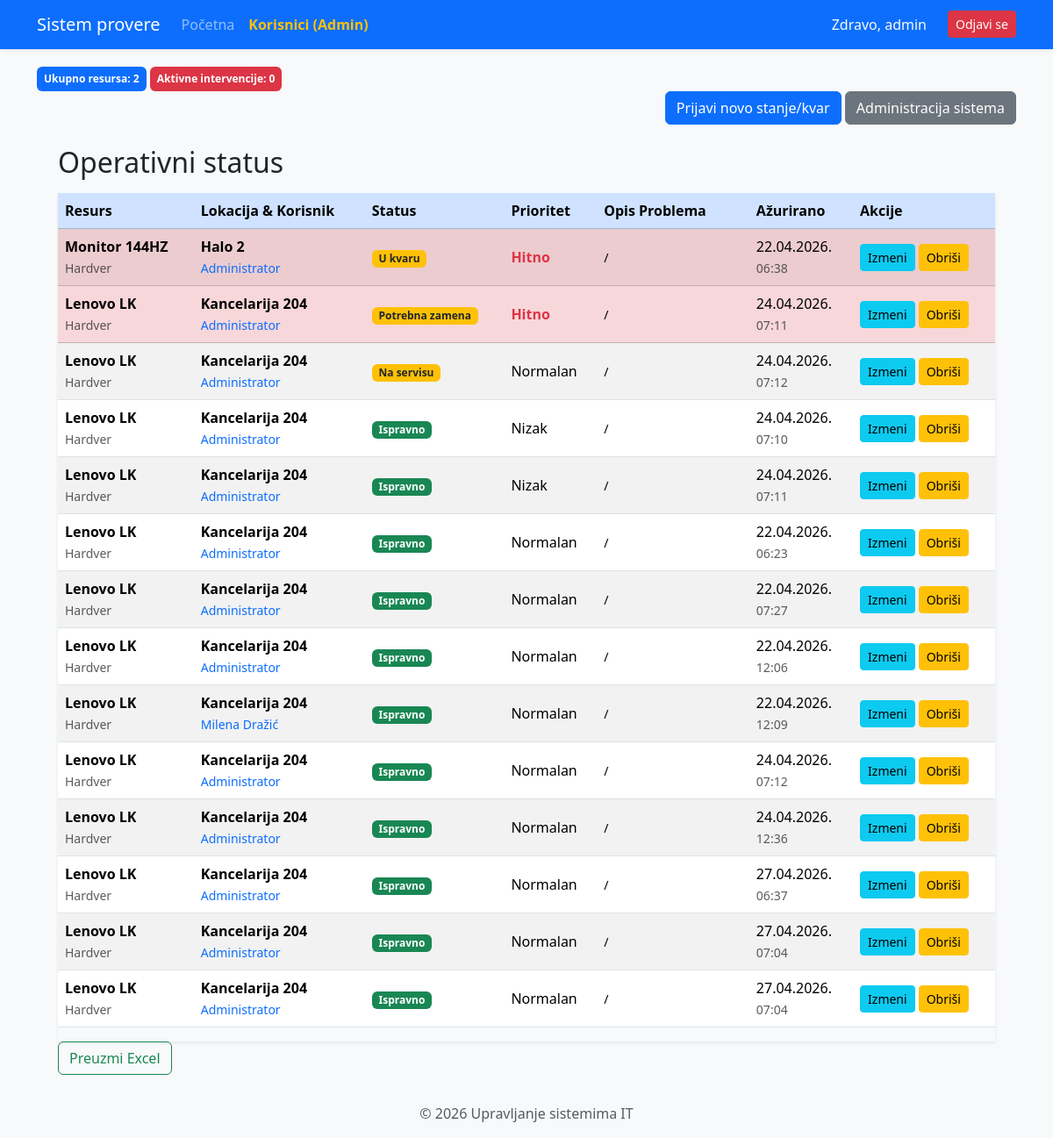
Page / (signed in) on the earlier database version.
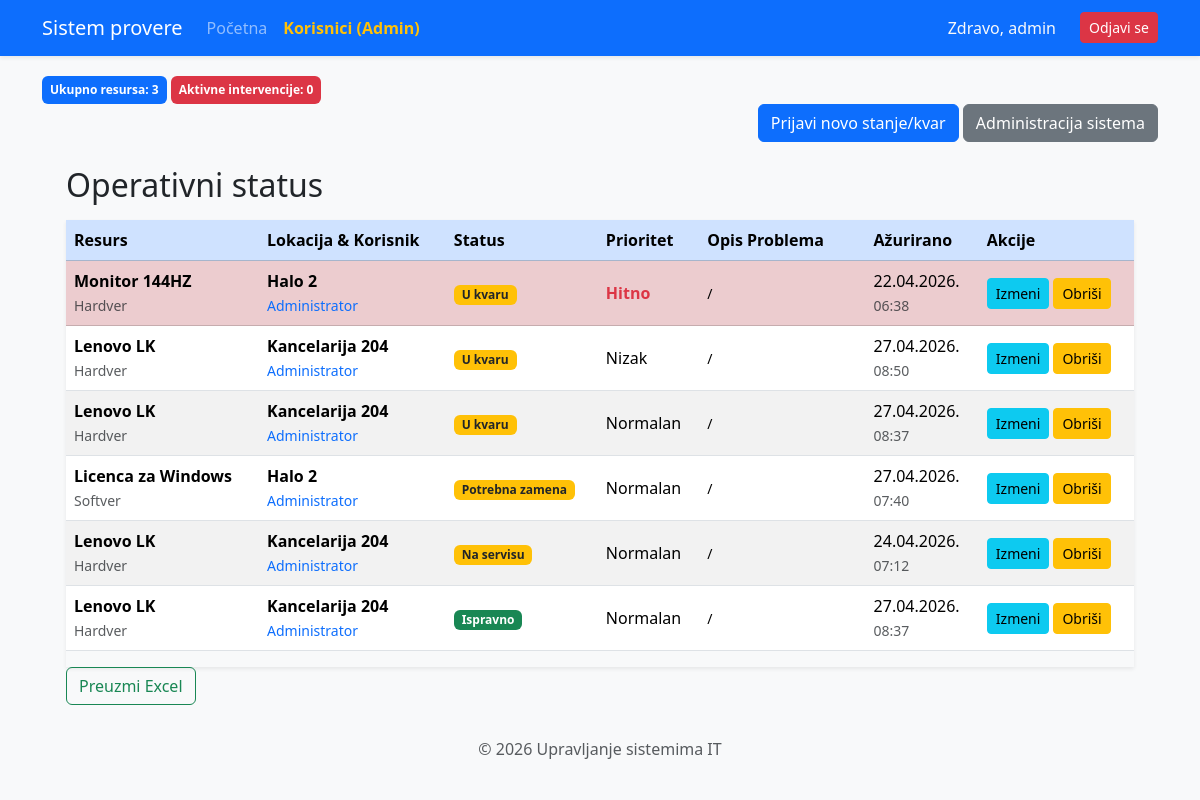
Same page on the later database version.
### alchemy_classes.py (models this page shows)
class User(db.Model, UserMixin):
    __tablename__ = "user"
    id: Mapped[int] = mapped_column(Integer, primary_key=True)
    username: Mapped[str] = mapped_column(String(20), unique=True, nullable=False)
    password: Mapped[str] = mapped_column(String(100), nullable=False)
    ime_prezime: Mapped[str] = mapped_column(String(100), nullable=True)
    uloga: Mapped[str] = mapped_column(String(10), default="user")
    zaduzeni_statusi: Mapped[list["StatusResursa"]] = relationship("StatusResursa", back_populates="korisnik")

class StatusResursa(db.Model):
    __tablename__ = "status_resursa"
    id: Mapped[int] = mapped_column(Integer, primary_key=True)
    resurs_id: Mapped[int] = mapped_column(ForeignKey("resurs.id"), nullable=False)
    lokacija_id: Mapped[int] = mapped_column(ForeignKey("lokacija.id"), nullable=False)
    korisnik_id: Mapped[int] = mapped_column(ForeignKey("user.id"), nullable=False) # VEZA SA KORISNIKOM!
    kolicina: Mapped[int] = mapped_column(Integer, default=1)
    status_kvara: Mapped[str] = mapped_column(String(50))
    prioritet: Mapped[str] = mapped_column(String(20))
    opis_problema: Mapped[str] = mapped_column(String(50), nullable=True)
    datum_prijave: Mapped[datetime] = mapped_column(DateTime, default=datetime.utcnow)
    resurs: Mapped["Resurs"] = relationship("Resurs", back_populates="statusi")
    lokacija: Mapped["Lokacija"] = relationship("Lokacija", back_populates="izvestaji")
    korisnik: Mapped["User"] = relationship("User", back_populates="zaduzeni_statusi")

class Resurs(db.Model):
    __tablename__ = "resurs"
    id: Mapped[int] = mapped_column(Integer, primary_key=True)
    naziv: Mapped[str] = mapped_column(String(100), nullable=False)
    tip: Mapped[str] = mapped_column(String(50))
    serijski_broj: Mapped[str] = mapped_column(String(100), unique=True)
    godina_nabavke: Mapped[int] = mapped_column(Integer)
    statusi: Mapped[list["StatusResursa"]] = relationship("StatusResursa", back_populates="resurs")

class Lokacija(db.Model):
    __tablename__ = "lokacija"
    id: Mapped[int] = mapped_column(Integer, primary_key=True)
    naziv: Mapped[str] = mapped_column(String(100), nullable=False)
    sprat: Mapped[str] = mapped_column(String(50), nullable=True)
    odgovorno_lice: Mapped[str] = mapped_column(String(100))
    izvestaji: Mapped[list["StatusResursa"]] = relationship("StatusResursa", back_populates="lokacija")

### main.py (the view)
@app.route('/')
@login_required
def home():
    total_resursa = Resurs.query.count()
    aktivni_kvarovi = StatusResursa.query.filter(StatusResursa.status_kvara != 'Ispravno').count()
    hitni_zadaci = StatusResursa.query.filter_by(prioritet='Hitno').count()
    svi_resursi = db.session.execute(db.select(Resurs)).scalars().all()
    upit_stanja = db.select(StatusResursa).join(Resurs).join(Lokacija).order_by(
        StatusResursa.status_kvara.desc(),
        StatusResursa.prioritet.asc()
    )
    sva_stanja = db.session.execute(upit_stanja).scalars().all()
    return render_template("index.html", stanja=sva_stanja, resursi=svi_resursi, naslov="Glavni Dashboard")

### main.py (called while the page is built)
@login_manager.user_loader
def load_user(user_id):
    return db.get_or_404(User, user_id)

### templates/index.html (shortened to what this page needs)
{% extends "base.html" %}
{% block content %}
<div class="mb-3">
    <span class="badge bg-primary p-2">Ukupno resursa: {{ resursi|length }}</span>
    <span class="badge bg-danger p-2">Aktivne intervencije: {{ statusi|length }}</span>
    <div class="mb-3 text-end">
        <a class="btn btn-primary" href="{{ url_for('add_status') }}">Prijavi novo stanje/kvar</a>
        <a class="btn btn-secondary" href="{{ url_for('admin_page') }}">Administracija sistema</a>
</div>
<div class="jumbotron">
    <div class="container-fluid px-4"> <h2 class="mt-4">Operativni status</h2>
        <div class="table-responsive mt-3 shadow-sm">
            <table class="table table-striped table-hover align-middle">
                <thead>
                    <tr class="table-primary">
                        <th scope="col">Resurs</th>
                        <th scope="col">Lokacija & Korisnik</th>
                        <th scope="col">Status</th>
                        <th scope="col">Prioritet</th>
                        <th scope="col" style="min-width: 150px;">Opis Problema</th>
                        <th scope="col">Ažurirano</th>
                        <th scope="col">Akcije</th>
                    </tr>
                </thead>
                <tbody>
                    {% for s in stanja %}
                    <tr class="{% if s.prioritet == 'Hitno' %}table-danger{% endif %}">
                        <td>
                            <strong>{{ s.resurs.naziv }}</strong> <br>
                            <small class="text-muted">{{ s.resurs.tip }}</small>
                        </td>
                        <td>
                            <strong>{{ s.lokacija.naziv }}</strong> <br>
                            <small class="text-primary">
                                {% if s.korisnik %}
                                    {{ s.korisnik.ime_prezime }}
                                {% else %}
                                    <span class="text-muted italic">Nije dodeljeno</span>
                                {% endif %}
                            </small>
                        </td>
                        <td>
                            <span class="badge {% if s.status_kvara == 'Ispravno' %}bg-success{% else %}bg-warning text-dark{% endif %}">
                                {{ s.status_kvara }}
                            </span>
                        </td>
                        <td>
                            {% if s.prioritet == 'Hitno' %}
                                <span class="text-danger fw-bold"> {{ s.prioritet }}</span>
                            {% else %}
                                {{ s.prioritet }}
                            {% endif %}
                        </td>
                        <td><small>{{ s.opis_problema or "/" }}</small></td>
                        <td style="white-space: nowrap;">{{ s.datum_prijave.strftime('%d.%m.%Y.') }}<br>
                            <small class="text-muted">{{ s.datum_prijave.strftime('%H:%M') }}</small>
                        </td>
                        <td>
                            <div class="d-flex gap-1">
                                <a class="btn btn-sm btn-info" href="{{ url_for('add_status', id=s.id) }}">
                                    Izmeni
                                </a>
                                <a class="btn btn-sm btn-warning"
                                   href="{{ url_for('delete_status', status_id=s.id) }}"
                                   onclick="return confirm('Da li ste sigurni da želite da obrišete ovaj status?')">
                                    Obriši
                                </a>
                            </div>
                        </td>
                    </tr>
                    {% endfor %}
                </tbody>
            </table>
        </div>
            <a class="btn btn-outline-success" href="{{ url_for('export_excel') }}">
                 Preuzmi Excel
            </a>
        </div>
    </div>
</div>
{% endblock %}

### templates/base.html (shortened to what this page needs)
<!DOCTYPE html>
<html lang="sr">
<head>
    {{ bootstrap.load_css() }}
</head>
<body>
    <nav class="navbar navbar-expand-lg navbar-dark bg-primary shadow-sm">
        <div class="container">
            <a class="navbar-brand" href="{{ url_for('home') }}"> Sistem provere</a>
            <div class="collapse navbar-collapse" id="navbarNav">
                <ul class="navbar-nav me-auto">
                    <li class="nav-item">
                        <a class="nav-link" href="{{ url_for('home') }}">Početna</a>
                    </li>
                    {% if current_user.is_authenticated and current_user.uloga == 'admin' %}
                    <li class="nav-item">
                        <a class="nav-link fw-bold text-warning" href="{{ url_for('admin_panel') }}"> Korisnici (Admin)</a>
                    </li>
                    {% endif %}
                </ul>
                <ul class="navbar-nav ms-auto">
                    {% if current_user.is_authenticated %}
                        <li class="nav-item">
                            <span class="nav-link text-light">Zdravo, {{ current_user.username }}</span>
                        </li>
                        <li class="nav-item">
                            <a class="btn btn-danger btn-sm ms-lg-3 mt-1" href="{{ url_for('logout') }}">Odjavi se</a>
                        </li>
                    {% else %}
                        <li class="nav-item">
                            <a class="nav-link" href="{{ url_for('login') }}">Prijava</a>
                        </li>
                    {% endif %}
                </ul>
            </div>
        </div>
    </nav>
    <div class="container">
        {% block content %}{% endblock %}
    </div>
    <footer class="footer mt-auto py-3 bg-light text-center">
        <div class="container">
            <span class="text-muted">© 2026 Upravljanje sistemima IT</span>
        </div>
    </footer>
</body>
</html>
</html>

### templates/base.html (style rules this page uses)
body { background-color: #f8f9fa; }
.navbar { margin-bottom: 20px; }
.footer { margin-top: 40px; padding: 20px; background: #eee; text-align: center; }

Differences in the rows shown:
removed StatusResursa: resurs.naziv "Lenovo LK", resurs.tip "Hardver", lokacija.naziv "Kancelarija 204", korisnik.ime_prezime "Administrator", status_kvara "Potrebna zamena", prioritet "Hitno", opis_problema "/", datum_prijave "24.04.2026.", datum_prijave "07:11"
removed StatusResursa: resurs.naziv "Lenovo LK", resurs.tip "Hardver", lokacija.naziv "Kancelarija 204", korisnik.ime_prezime "Administrator", status_kvara "Ispravno", prioritet "Nizak", opis_problema "/", datum_prijave "24.04.2026.", datum_prijave "07:10"
removed StatusResursa: resurs.naziv "Lenovo LK", resurs.tip "Hardver", lokacija.naziv "Kancelarija 204", korisnik.ime_prezime "Administrator", status_kvara "Ispravno", prioritet "Nizak", opis_problema "/", datum_prijave "24.04.2026.", datum_prijave "07:11"
removed StatusResursa: resurs.naziv "Lenovo LK", resurs.tip "Hardver", lokacija.naziv "Kancelarija 204", korisnik.ime_prezime "Administrator", status_kvara "Ispravno", prioritet "Normalan", opis_problema "/", datum_prijave "22.04.2026.", datum_prijave "06:23"
removed StatusResursa: resurs.naziv "Lenovo LK", resurs.tip "Hardver", lokacija.naziv "Kancelarija 204", korisnik.ime_prezime "Administrator", status_kvara "Ispravno", prioritet "Normalan", opis_problema "/", datum_prijave "22.04.2026.", datum_prijave "07:27"
removed StatusResursa: resurs.naziv "Lenovo LK", resurs.tip "Hardver", lokacija.naziv "Kancelarija 204", korisnik.ime_prezime "Administrator", status_kvara "Ispravno", prioritet "Normalan", opis_problema "/", datum_prijave "22.04.2026.", datum_prijave "12:06"
removed StatusResursa: resurs.naziv "Lenovo LK", resurs.tip "Hardver", lokacija.naziv "Kancelarija 204", korisnik.ime_prezime "Milena Dražić", status_kvara "Ispravno", prioritet "Normalan", opis_problema "/", datum_prijave "22.04.2026.", datum_prijave "12:09"
removed StatusResursa: resurs.naziv "Lenovo LK", resurs.tip "Hardver", lokacija.naziv "Kancelarija 204", korisnik.ime_prezime "Administrator", status_kvara "Ispravno", prioritet "Normalan", opis_problema "/", datum_prijave "24.04.2026.", datum_prijave "07:12"
removed StatusResursa: resurs.naziv "Lenovo LK", resurs.tip "Hardver", lokacija.naziv "Kancelarija 204", korisnik.ime_prezime "Administrator", status_kvara "Ispravno", prioritet "Normalan", opis_problema "/", datum_prijave "24.04.2026.", datum_prijave "12:36"
removed StatusResursa: resurs.naziv "Lenovo LK", resurs.tip "Hardver", lokacija.naziv "Kancelarija 204", korisnik.ime_prezime "Administrator", status_kvara "Ispravno", prioritet "Normalan", opis_problema "/", datum_prijave "27.04.2026.", datum_prijave "06:37"
removed StatusResursa: resurs.naziv "Lenovo LK", resurs.tip "Hardver", lokacija.naziv "Kancelarija 204", korisnik.ime_prezime "Administrator", status_kvara "Ispravno", prioritet "Normalan", opis_problema "/", datum_prijave "27.04.2026.", datum_prijave "07:04"
removed StatusResursa: resurs.naziv "Lenovo LK", resurs.tip "Hardver", lokacija.naziv "Kancelarija 204", korisnik.ime_prezime "Administrator", status_kvara "Ispravno", prioritet "Normalan", opis_problema "/", datum_prijave "27.04.2026.", datum_prijave "07:04"
added StatusResursa: resurs.naziv "Lenovo LK", resurs.tip "Hardver", lokacija.naziv "Kancelarija 204", korisnik.ime_prezime "Administrator", status_kvara "U kvaru", prioritet "Nizak", opis_problema "/", datum_prijave "27.04.2026.", datum_prijave "08:50"
added StatusResursa: resurs.naziv "Lenovo LK", resurs.tip "Hardver", lokacija.naziv "Kancelarija 204", korisnik.ime_prezime "Administrator", status_kvara "U kvaru", prioritet "Normalan", opis_problema "/", datum_prijave "27.04.2026.", datum_prijave "08:37"
added StatusResursa: resurs.naziv "Licenca za Windows", resurs.tip "Softver", lokacija.naziv "Halo 2", korisnik.ime_prezime "Administrator", status_kvara "Potrebna zamena", prioritet "Normalan", opis_problema "/", datum_prijave "27.04.2026.", datum_prijave "07:40"
added StatusResursa: resurs.naziv "Lenovo LK", resurs.tip "Hardver", lokacija.naziv "Kancelarija 204", korisnik.ime_prezime "Administrator", status_kvara "Ispravno", prioritet "Normalan", opis_problema "/", datum_prijave "27.04.2026.", datum_prijave "08:37"
Other differences:
{{ resursi|length }}: "2" → "3"
